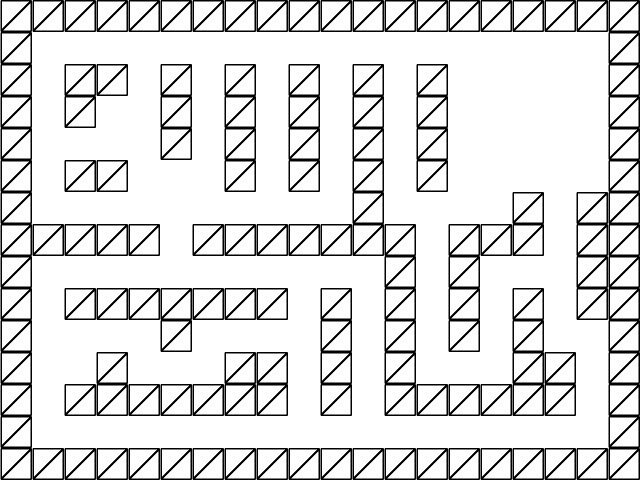

A 2D game scene composited from a Tiled map and its tileset images. What follows is a short description and the map's XML, with every tile layer's data as written:
An orthogonal 20x15 tile map with 32x32 px tiles, 1 tile layer (Tile Layer 1).

<map version="1.0" orientation="orthogonal" width="20" height="15" tilewidth="32" tileheight="32">
 <tileset firstgid="1" name="Maze" tilewidth="32" tileheight="32">
  <image source="AStarMaze.png" width="64" height="32" />
 </tileset>
 <layer name="Tile Layer 1" width="20" height="15">
  <data>
   <tile gid="2" />
   <tile gid="2" />
   <tile gid="2" />
   <tile gid="2" />
   <tile gid="2" />
   <tile gid="2" />
   <tile gid="2" />
   <tile gid="2" />
   <tile gid="2" />
   <tile gid="2" />
   <tile gid="2" />
   <tile gid="2" />
   <tile gid="2" />
   <tile gid="2" />
   <tile gid="2" />
   <tile gid="2" />
   <tile gid="2" />
   <tile gid="2" />
   <tile gid="2" />
   <tile gid="2" />
   <tile gid="2" />
   <tile gid="1" />
   <tile gid="1" />
   <tile gid="1" />
   <tile gid="1" />
   <tile gid="1" />
   <tile gid="1" />
   <tile gid="1" />
   <tile gid="1" />
   <tile gid="1" />
   <tile gid="1" />
   <tile gid="1" />
   <tile gid="1" />
   <tile gid="1" />
   <tile gid="1" />
   <tile gid="1" />
   <tile gid="1" />
   <tile gid="1" />
   <tile gid="1" />
   <tile gid="2" />
   <tile gid="2" />
   <tile gid="1" />
   <tile gid="2" />
   <tile gid="2" />
   <tile gid="1" />
   <tile gid="2" />
   <tile gid="1" />
   <tile gid="2" />
   <tile gid="1" />
   <tile gid="2" />
   <tile gid="1" />
   <tile gid="2" />
   <tile gid="1" />
   <tile gid="2" />
   <tile gid="1" />
   <tile gid="1" />
   <tile gid="1" />
   <tile gid="1" />
   <tile gid="1" />
   <tile gid="2" />
   <tile gid="2" />
   <tile gid="1" />
   <tile gid="2" />
   <tile gid="1" />
   <tile gid="1" />
   <tile gid="2" />
   <tile gid="1" />
   <tile gid="2" />
   <tile gid="1" />
   <tile gid="2" />
   <tile gid="1" />
   <tile gid="2" />
   <tile gid="1" />
   <tile gid="2" />
   <tile gid="1" />
   <tile gid="1" />
   <tile gid="1" />
   <tile gid="1" />
   <tile gid="1" />
   <tile gid="2" />
   <tile gid="2" />
   <tile gid="1" />
   <tile gid="1" />
   <tile gid="1" />
   <tile gid="1" />
   <tile gid="2" />
   <tile gid="1" />
   <tile gid="2" />
   <tile gid="1" />
   <tile gid="2" />
   <tile gid="1" />
   <tile gid="2" />
   <tile gid="1" />
   <tile gid="2" />
   <tile gid="1" />
   <tile gid="1" />
   <tile gid="1" />
   <tile gid="1" />
   <tile gid="1" />
   <tile gid="2" />
   <tile gid="2" />
   <tile gid="1" />
   <tile gid="2" />
   <tile gid="2" />
   <tile gid="1" />
   <tile gid="1" />
   <tile gid="1" />
   <tile gid="2" />
   <tile gid="1" />
   <tile gid="2" />
   <tile gid="1" />
   <tile gid="2" />
   <tile gid="1" />
   <tile gid="2" />
   <tile gid="1" />
   <tile gid="1" />
   <tile gid="1" />
   <tile gid="1" />
   <tile gid="1" />
   <tile gid="2" />
   <tile gid="2" />
   <tile gid="1" />
   <tile gid="1" />
   <tile gid="1" />
   <tile gid="1" />
   <tile gid="1" />
   <tile gid="1" />
   <tile gid="1" />
   <tile gid="1" />
   <tile gid="1" />
   <tile gid="1" />
   <tile gid="2" />
   <tile gid="1" />
   <tile gid="1" />
   <tile gid="1" />
   <tile gid="1" />
   <tile gid="2" />
   <tile gid="1" />
   <tile gid="2" />
   <tile gid="2" />
   <tile gid="2" />
   <tile gid="2" />
   <tile gid="2" />
   <tile gid="2" />
   <tile gid="2" />
   <tile gid="1" />
   <tile gid="2" />
   <tile gid="2" />
   <tile gid="2" />
   <tile gid="2" />
   <tile gid="2" />
   <tile gid="2" />
   <tile gid="2" />
   <tile gid="1" />
   <tile gid="2" />
   <tile gid="2" />
   <tile gid="2" />
   <tile gid="1" />
   <tile gid="2" />
   <tile gid="2" />
   <tile gid="2" />
   <tile gid="1" />
   <tile gid="1" />
   <tile gid="1" />
   <tile gid="1" />
   <tile gid="1" />
   <tile gid="1" />
   <tile gid="1" />
   <tile gid="1" />
   <tile gid="1" />
   <tile gid="1" />
   <tile gid="1" />
   <tile gid="2" />
   <tile gid="1" />
   <tile gid="2" />
   <tile gid="1" />
   <tile gid="1" />
   <tile gid="1" />
   <tile gid="2" />
   <tile gid="2" />
   <tile gid="2" />
   <tile gid="1" />
   <tile gid="2" />
   <tile gid="2" />
   <tile gid="2" />
   <tile gid="2" />
   <tile gid="2" />
   <tile gid="2" />
   <tile gid="2" />
   <tile gid="1" />
   <tile gid="2" />
   <tile gid="1" />
   <tile gid="2" />
   <tile gid="1" />
   <tile gid="2" />
   <tile gid="1" />
   <tile gid="2" />
   <tile gid="1" />
   <tile gid="2" />
   <tile gid="2" />
   <tile gid="2" />
   <tile gid="1" />
   <tile gid="1" />
   <tile gid="1" />
   <tile gid="1" />
   <tile gid="2" />
   <tile gid="1" />
   <tile gid="1" />
   <tile gid="1" />
   <tile gid="1" />
   <tile gid="2" />
   <tile gid="1" />
   <tile gid="2" />
   <tile gid="1" />
   <tile gid="2" />
   <tile gid="1" />
   <tile gid="2" />
   <tile gid="1" />
   <tile gid="1" />
   <tile gid="2" />
   <tile gid="2" />
   <tile gid="1" />
   <tile gid="1" />
   <tile gid="2" />
   <tile gid="1" />
   <tile gid="1" />
   <tile gid="1" />
   <tile gid="2" />
   <tile gid="2" />
   <tile gid="1" />
   <tile gid="2" />
   <tile gid="1" />
   <tile gid="2" />
   <tile gid="1" />
   <tile gid="1" />
   <tile gid="1" />
   <tile gid="2" />
   <tile gid="2" />
   <tile gid="1" />
   <tile gid="2" />
   <tile gid="2" />
   <tile gid="1" />
   <tile gid="2" />
   <tile gid="2" />
   <tile gid="2" />
   <tile gid="2" />
   <tile gid="2" />
   <tile gid="2" />
   <tile gid="2" />
   <tile gid="1" />
   <tile gid="2" />
   <tile gid="1" />
   <tile gid="2" />
   <tile gid="2" />
   <tile gid="2" />
   <tile gid="2" />
   <tile gid="2" />
   <tile gid="2" />
   <tile gid="1" />
   <tile gid="2" />
   <tile gid="2" />
   <tile gid="1" />
   <tile gid="1" />
   <tile gid="1" />
   <tile gid="1" />
   <tile gid="1" />
   <tile gid="1" />
   <tile gid="1" />
   <tile gid="1" />
   <tile gid="1" />
   <tile gid="1" />
   <tile gid="1" />
   <tile gid="1" />
   <tile gid="1" />
   <tile gid="1" />
   <tile gid="1" />
   <tile gid="1" />
   <tile gid="1" />
   <tile gid="1" />
   <tile gid="2" />
   <tile gid="2" />
   <tile gid="2" />
   <tile gid="2" />
   <tile gid="2" />
   <tile gid="2" />
   <tile gid="2" />
   <tile gid="2" />
   <tile gid="2" />
   <tile gid="2" />
   <tile gid="2" />
   <tile gid="2" />
   <tile gid="2" />
   <tile gid="2" />
   <tile gid="2" />
   <tile gid="2" />
   <tile gid="2" />
   <tile gid="2" />
   <tile gid="2" />
   <tile gid="2" />
   <tile gid="2" />
  </data>
 </layer>
</map>
